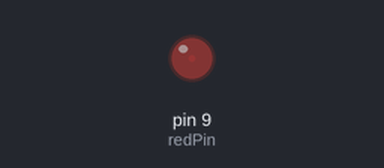
Bench run of a sketch on a simulated Arduino Uno, built with avr-gcc and run on an emulated ATmega328P. Shown: output pins drawn as LEDs (lit = HIGH).

Above: at 0.05 s.
At 3.05 s:
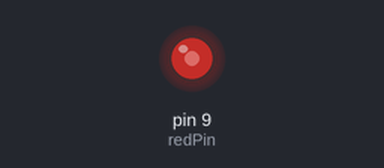
At 5.0 s:
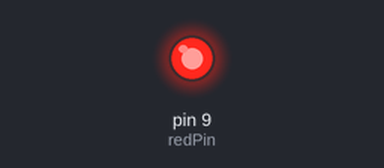
Timing chart, 0 to 6.5 s (numbered marks = the images above):
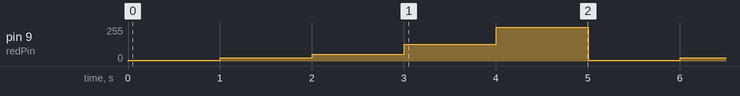

Measured:
- by itself, pin 9 (redPin): repeats every 5.0 s: 25/255 1.0 s, 50/255 1.0 s, 125/255 1.0 s, 255/255 1.0 s, 5/255 1.0 s

The sketch:

analogWrite.ino
```cpp
int redPin = 9;
int bright = 255;
int medium = 125;
int dim = 50;
int dimmer = 25;
int dimmest = 5;
int delayTime = 1000;

void setup() {
  // put your setup code here, to run once:
  pinMode(redPin, OUTPUT);
}

void loop() {
  // put your main code here, to run repeatedly:
  analogWrite(redPin, dimmest);
  delay(delayTime);

  analogWrite(redPin, dimmer);
  delay(delayTime);

  analogWrite(redPin, dim);
  delay(delayTime);

  analogWrite(redPin, medium);
  delay(delayTime);

  analogWrite(redPin, bright);
  delay(delayTime);


}
```
